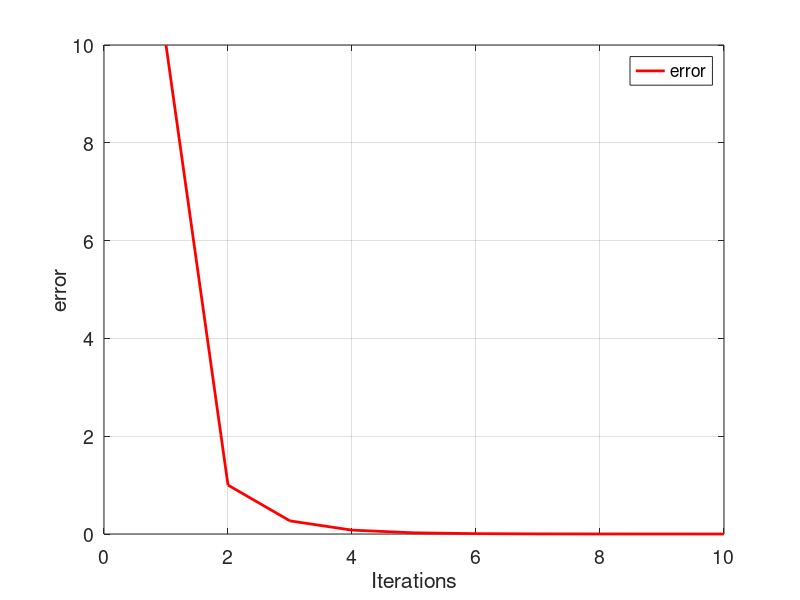

This chart was generated by the following MATLAB code:
valor_i = 3
i = 1;
e(i)=10;

while(e(i) > 0.0001)
    if (i == 1)
        x(i) = valor_i;
    end
    
    g(i) =sqrt(x(i)+1)
    i= i+1
    
    x(i) = g(i-1);
    e(i) = abs(x(i-1)-x(i));
    
    if (e(i) > 50);
        break;
    end
end

tamanio = size(e);
ite= 1:1:tamanio(2);

figure ('DefaultAxesFontsize', 14)
set (gcf, 'color', 'white');
plot(ite,e,'color',[1 0 0],'LineWidth',2);
grid on
hold on
xlabel('Iterations')
ylabel('error')
legend ('error','x')